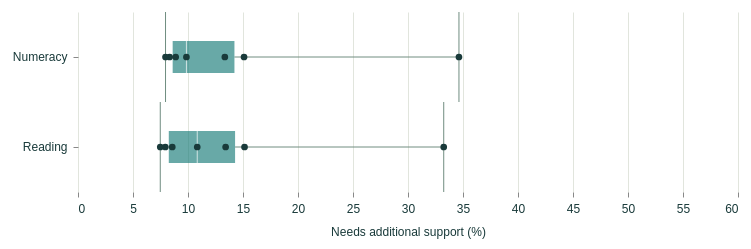

Specify this chart in Vega-Lite:
### Vega-Lite specification from a JSON file in a GitHub repository (floating-point values rounded to 4 significant figures)
{"$schema": "https://vega.github.io/schema/vega-lite/v5.json", "background": "transparent", "padding": 12, "config": {"font": "Arial", "view": {"stroke": null}, "axis": {"labelFontSize": 12, "titleFontSize": 12, "titleFontWeight": "normal", "labelColor": "#193a3a", "titleColor": "#193a3a", "domain": false, "gridColor": "#e1e5dd", "labelPadding": 6, "titlePadding": 12}, "legend": {"orient": "bottom", "titleLimit": 300, "labelLimit": 220, "labelFontSize": 11, "titleFontSize": 11, "titleFontWeight": "normal"}, "title": {"anchor": "start", "fontSize": 14, "color": "#193a3a"}}, "width": 660, "height": 180, "data": {"values": [{"state": "New South Wales", "domain": "Reading", "support": 10.84}, {"state": "New South Wales", "domain": "Numeracy", "support": 9.857}, {"state": "Victoria", "domain": "Reading", "support": 7.937}, {"state": "Victoria", "domain": "Numeracy", "support": 8.331}, {"state": "Queensland", "domain": "Reading", "support": 15.14}, {"state": "Queensland", "domain": "Numeracy", "support": 15.1}, {"state": "South Australia", "domain": "Reading", "support": 13.42}, {"state": "South Australia", "domain": "Numeracy", "support": 13.35}, {"state": "Western Australia", "domain": "Reading", "support": 7.479}, {"state": "Western Australia", "domain": "Numeracy", "support": 7.956}, {"state": "Northern Territory", "domain": "Reading", "support": 33.25}, {"state": "Northern Territory", "domain": "Numeracy", "support": 34.63}, {"state": "Australian Capital Territory", "domain": "Reading", "support": 8.57}, {"state": "Australian Capital Territory", "domain": "Numeracy", "support": 8.882}]}, "encoding": {"y": {"field": "domain", "type": "nominal", "title": null}, "x": {"field": "support", "type": "quantitative", "title": "Needs additional support (%)", "scale": {"domain": [0, 60]}}}, "layer": [{"mark": {"type": "boxplot", "extent": "min-max", "size": 32, "median": {"color": "white"}, "box": {"fill": "#177b79", "opacity": 0.65}, "rule": {"color": "#708d80"}, "ticks": {"color": "#708d80"}}}, {"mark": {"type": "point", "filled": true, "size": 45, "color": "#193a3a", "opacity": 0.75}, "encoding": {"tooltip": [{"field": "state", "title": "State / territory"}, {"field": "domain", "title": "Subject"}, {"field": "support", "title": "Needs additional support (%)", "format": ".1f"}], "opacity": {"condition": {"test": "focus_state === 'All states' || datum.state === focus_state", "value": 1}, "value": 0.2}, "size": {"condition": {"test": "datum.state === focus_state", "value": 120}, "value": 45}}}], "params": [{"name": "focus_state", "value": "All states"}]}
